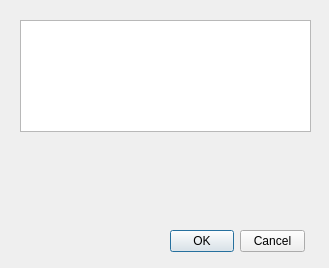
<?xml version="1.0" encoding="UTF-8"?>
<ui version="4.0">
 <class>BookmarkDialog</class>
 <widget class="QDialog" name="BookmarkDialog">
  <property name="geometry">
   <rect>
    <x>0</x>
    <y>0</y>
    <width>329</width>
    <height>268</height>
   </rect>
  </property>
  <property name="windowTitle">
   <string>Bookmark</string>
  </property>
  <widget class="AnnotationEdit" name="bookmarkName">
   <property name="geometry">
    <rect>
     <x>20</x>
     <y>20</y>
     <width>291</width>
     <height>112</height>
    </rect>
   </property>
   <property name="plainText">
    <string/>
   </property>
   <property name="placeholderText">
    <string>Annotation (optional)</string>
   </property>
  </widget>
  <widget class="BookmarkColourWidget" name="colourPicker" native="true">
   <property name="geometry">
    <rect>
     <x>20</x>
     <y>170</y>
     <width>291</width>
     <height>38</height>
    </rect>
   </property>
  </widget>
  <widget class="QDialogButtonBox" name="buttonBox">
   <property name="geometry">
    <rect>
     <x>170</x>
     <y>230</y>
     <width>135</width>
     <height>22</height>
    </rect>
   </property>
   <property name="standardButtons">
    <set>QDialogButtonBox::StandardButton::Cancel|QDialogButtonBox::StandardButton::Ok</set>
   </property>
  </widget>
 </widget>
 <customwidgets>
  <customwidget>
   <class>AnnotationEdit</class>
   <extends>QPlainTextEdit</extends>
   <header>bookmarkdialog.h</header>
  </customwidget>
  <customwidget>
   <class>BookmarkColourWidget</class>
   <extends>QWidget</extends>
   <header>bookmarkcolourwidget.h</header>
  </customwidget>
 </customwidgets>
 <resources/>
 <connections/>
</ui>
